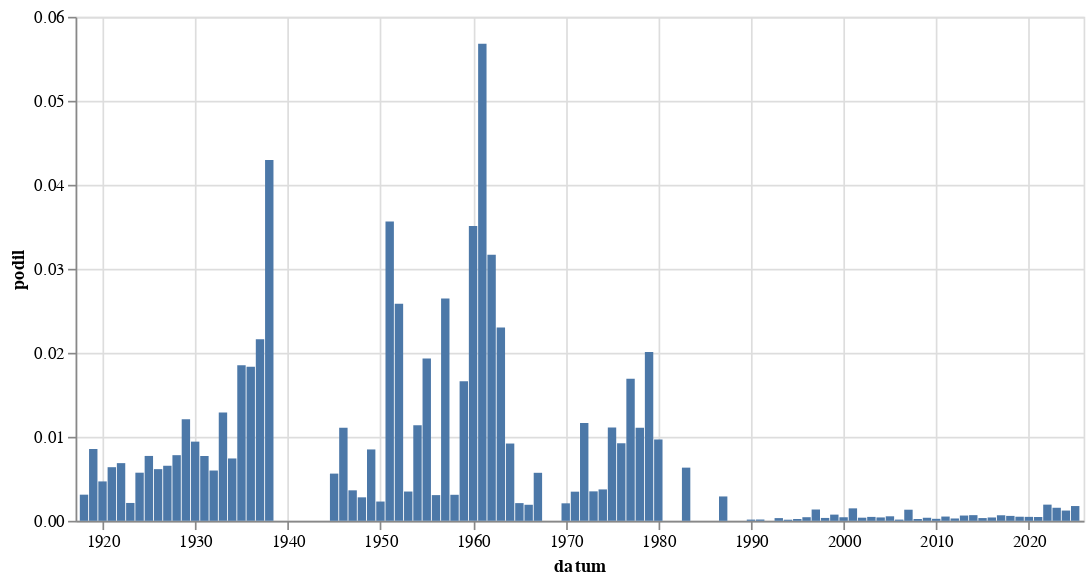

The notebook cell this image was saved under:
### Code cell
alt.Chart(
    hledej("[Bb]erlín").to_pandas(),
    width = 600
).mark_bar(
).encode(
    alt.X('datum:T'),
    alt.Y('podil:Q')
)

### Figure 1 — Vega-Lite specification as saved in the notebook (floating-point values rounded to 4 significant figures)
{"config": {"view": {"continuousWidth": 300, "continuousHeight": 300}}, "data": {"name": "data-ca7aa4c2eca35df2a7fcc471dc179cfc"}, "mark": {"type": "bar"}, "encoding": {"x": {"field": "datum", "type": "temporal"}, "y": {"field": "podil", "type": "quantitative"}}, "width": 600, "$schema": "https://vega.github.io/schema/vega-lite/v5.8.0.json", "datasets": {"data-ca7aa4c2eca35df2a7fcc471dc179cfc": [{"datum": "1918-01-01T00:00:00", "text": 2, "text_right": 643, "podil": 0.00311, "co": "[Bb]erlín"}, {"datum": "1919-01-01T00:00:00", "text": 34, "text_right": 3978, "podil": 0.008547, "co": "[Bb]erlín"}, {"datum": "1920-01-01T00:00:00", "text": 22, "text_right": 4693, "podil": 0.004688, "co": "[Bb]erlín"}, {"datum": "1921-01-01T00:00:00", "text": 35, "text_right": 5485, "podil": 0.006381, "co": "[Bb]erlín"}, {"datum": "1922-01-01T00:00:00", "text": 36, "text_right": 5244, "podil": 0.006865, "co": "[Bb]erlín"}, {"datum": "1923-01-01T00:00:00", "text": 8, "text_right": 3766, "podil": 0.002124, "co": "[Bb]erlín"}, {"datum": "1924-01-01T00:00:00", "text": 24, "text_right": 4191, "podil": 0.005727, "co": "[Bb]erlín"}, {"datum": "1925-01-01T00:00:00", "text": 24, "text_right": 3108, "podil": 0.007722, "co": "[Bb]erlín"}, {"datum": "1926-01-01T00:00:00", "text": 26, "text_right": 4228, "podil": 0.006149, "co": "[Bb]erlín"}, {"datum": "1927-01-01T00:00:00", "text": 28, "text_right": 4273, "podil": 0.006553, "co": "[Bb]erlín"}, {"datum": "1928-01-01T00:00:00", "text": 32, "text_right": 4096, "podil": 0.007812, "co": "[Bb]erlín"}, {"datum": "1929-01-01T00:00:00", "text": 30, "text_right": 2479, "podil": 0.0121, "co": "[Bb]erlín"}, {"datum": "1930-01-01T00:00:00", "text": 47, "text_right": 4987, "podil": 0.009425, "co": "[Bb]erlín"}, {"datum": "1931-01-01T00:00:00", "text": 30, "text_right": 3888, "podil": 0.007716, "co": "[Bb]erlín"}, {"datum": "1932-01-01T00:00:00", "text": 14, "text_right": 2339, "podil": 0.005985, "co": "[Bb]erlín"}, {"datum": "1933-01-01T00:00:00", "text": 33, "text_right": 2561, "podil": 0.01289, "co": "[Bb]erlín"}, {"datum": "1934-01-01T00:00:00", "text": 16, "text_right": 2156, "podil": 0.007421, "co": "[Bb]erlín"}, {"datum": "1935-01-01T00:00:00", "text": 42, "text_right": 2268, "podil": 0.01852, "co": "[Bb]erlín"}, {"datum": "1936-01-01T00:00:00", "text": 40, "text_right": 2182, "podil": 0.01833, "co": "[Bb]erlín"}, {"datum": "1937-01-01T00:00:00", "text": 41, "text_right": 1897, "podil": 0.02161, "co": "[Bb]erlín"}, {"datum": "1938-01-01T00:00:00", "text": 38, "text_right": 885, "podil": 0.04294, "co": "[Bb]erlín"}, {"datum": "1945-01-01T00:00:00", "text": 4, "text_right": 712, "podil": 0.005618, "co": "[Bb]erlín"}, {"datum": "1946-01-01T00:00:00", "text": 31, "text_right": 2801, "podil": 0.01107, "co": "[Bb]erlín"}, {"datum": "1947-01-01T00:00:00", "text": 9, "text_right": 2481, "podil": 0.003628, "co": "[Bb]erlín"}, {"datum": "1948-01-01T00:00:00", "text": 7, "text_right": 2506, "podil": 0.002793, "co": "[Bb]erlín"}, {"datum": "1949-01-01T00:00:00", "text": 7, "text_right": 824, "podil": 0.008495, "co": "[Bb]erlín"}, {"datum": "1950-01-01T00:00:00", "text": 1, "text_right": 436, "podil": 0.002294, "co": "[Bb]erlín"}, {"datum": "1951-01-01T00:00:00", "text": 13, "text_right": 365, "podil": 0.03562, "co": "[Bb]erlín"}, {"datum": "1952-01-01T00:00:00", "text": 10, "text_right": 387, "podil": 0.02584, "co": "[Bb]erlín"}, {"datum": "1953-01-01T00:00:00", "text": 1, "text_right": 287, "podil": 0.003484, "co": "[Bb]erlín"}, {"datum": "1954-01-01T00:00:00", "text": 7, "text_right": 616, "podil": 0.01136, "co": "[Bb]erlín"}, {"datum": "1955-01-01T00:00:00", "text": 4, "text_right": 207, "podil": 0.01932, "co": "[Bb]erlín"}, {"datum": "1956-01-01T00:00:00", "text": 1, "text_right": 327, "podil": 0.003058, "co": "[Bb]erlín"}, {"datum": "1957-01-01T00:00:00", "text": 9, "text_right": 340, "podil": 0.02647, "co": "[Bb]erlín"}, {"datum": "1958-01-01T00:00:00", "text": 1, "text_right": 323, "podil": 0.003096, "co": "[Bb]erlín"}, {"datum": "1959-01-01T00:00:00", "text": 5, "text_right": 301, "podil": 0.01661, "co": "[Bb]erlín"}, {"datum": "1960-01-01T00:00:00", "text": 14, "text_right": 399, "podil": 0.03509, "co": "[Bb]erlín"}, {"datum": "1961-01-01T00:00:00", "text": 23, "text_right": 405, "podil": 0.05679, "co": "[Bb]erlín"}, {"datum": "1962-01-01T00:00:00", "text": 7, "text_right": 221, "podil": 0.03167, "co": "[Bb]erlín"}, {"datum": "1963-01-01T00:00:00", "text": 7, "text_right": 304, "podil": 0.02303, "co": "[Bb]erlín"}, {"datum": "1964-01-01T00:00:00", "text": 7, "text_right": 761, "podil": 0.009198, "co": "[Bb]erlín"}, {"datum": "1965-01-01T00:00:00", "text": 1, "text_right": 475, "podil": 0.002105, "co": "[Bb]erlín"}, {"datum": "1966-01-01T00:00:00", "text": 1, "text_right": 524, "podil": 0.001908, "co": "[Bb]erlín"}, {"datum": "1967-01-01T00:00:00", "text": 3, "text_right": 525, "podil": 0.005714, "co": "[Bb]erlín"}, {"datum": "1970-01-01T00:00:00", "text": 2, "text_right": 961, "podil": 0.002081, "co": "[Bb]erlín"}, {"datum": "1971-01-01T00:00:00", "text": 3, "text_right": 865, "podil": 0.003468, "co": "[Bb]erlín"}, {"datum": "1972-01-01T00:00:00", "text": 7, "text_right": 601, "podil": 0.01165, "co": "[Bb]erlín"}, {"datum": "1973-01-01T00:00:00", "text": 3, "text_right": 856, "podil": 0.003505, "co": "[Bb]erlín"}, {"datum": "1974-01-01T00:00:00", "text": 3, "text_right": 803, "podil": 0.003736, "co": "[Bb]erlín"}, {"datum": "1975-01-01T00:00:00", "text": 10, "text_right": 901, "podil": 0.0111, "co": "[Bb]erlín"}, {"datum": "1976-01-01T00:00:00", "text": 6, "text_right": 650, "podil": 0.009231, "co": "[Bb]erlín"}, {"datum": "1977-01-01T00:00:00", "text": 13, "text_right": 769, "podil": 0.01691, "co": "[Bb]erlín"}, {"datum": "1978-01-01T00:00:00", "text": 9, "text_right": 812, "podil": 0.01108, "co": "[Bb]erlín"}, {"datum": "1979-01-01T00:00:00", "text": 13, "text_right": 647, "podil": 0.02009, "co": "[Bb]erlín"}, {"datum": "1980-01-01T00:00:00", "text": 7, "text_right": 723, "podil": 0.009682, "co": "[Bb]erlín"}, {"datum": "1983-01-01T00:00:00", "text": 3, "text_right": 474, "podil": 0.006329, "co": "[Bb]erlín"}, {"datum": "1987-01-01T00:00:00", "text": 1, "text_right": 345, "podil": 0.002899, "co": "[Bb]erlín"}, {"datum": "1990-01-01T00:00:00", "text": 1, "text_right": 6961, "podil": 0.0001437, "co": "[Bb]erlín"}, {"datum": "1991-01-01T00:00:00", "text": 2, "text_right": 13080, "podil": 0.0001529, "co": "[Bb]erlín"}, {"datum": "1993-01-01T00:00:00", "text": 3, "text_right": 9337, "podil": 0.0003213, "co": "[Bb]erlín"}, {"datum": "1994-01-01T00:00:00", "text": 1, "text_right": 7730, "podil": 0.0001294, "co": "[Bb]erlín"}, {"datum": "1995-01-01T00:00:00", "text": 2, "text_right": 9219, "podil": 0.0002169, "co": "[Bb]erlín"}, {"datum": "1996-01-01T00:00:00", "text": 4, "text_right": 9349, "podil": 0.0004279, "co": "[Bb]erlín"}, {"datum": "1997-01-01T00:00:00", "text": 22, "text_right": 16367, "podil": 0.001344, "co": "[Bb]erlín"}, {"datum": "1998-01-01T00:00:00", "text": 4, "text_right": 11744, "podil": 0.0003406, "co": "[Bb]erlín"}, {"datum": "1999-01-01T00:00:00", "text": 15, "text_right": 20383, "podil": 0.0007359, "co": "[Bb]erlín"}, {"datum": "2000-01-01T00:00:00", "text": 10, "text_right": 23721, "podil": 0.0004216, "co": "[Bb]erlín"}, {"datum": "2001-01-01T00:00:00", "text": 30, "text_right": 20242, "podil": 0.001482, "co": "[Bb]erlín"}, {"datum": "2002-01-01T00:00:00", "text": 6, "text_right": 16173, "podil": 0.000371, "co": "[Bb]erlín"}, {"datum": "2003-01-01T00:00:00", "text": 10, "text_right": 21553, "podil": 0.000464, "co": "[Bb]erlín"}, {"datum": "2004-01-01T00:00:00", "text": 8, "text_right": 19932, "podil": 0.0004014, "co": "[Bb]erlín"}, {"datum": "2005-01-01T00:00:00", "text": 12, "text_right": 22401, "podil": 0.0005357, "co": "[Bb]erlín"}, {"datum": "2006-01-01T00:00:00", "text": 2, "text_right": 13873, "podil": 0.0001442, "co": "[Bb]erlín"}, {"datum": "2007-01-01T00:00:00", "text": 18, "text_right": 13633, "podil": 0.00132, "co": "[Bb]erlín"}, {"datum": "2008-01-01T00:00:00", "text": 3, "text_right": 14095, "podil": 0.0002128, "co": "[Bb]erlín"}, {"datum": "2009-01-01T00:00:00", "text": 6, "text_right": 16552, "podil": 0.0003625, "co": "[Bb]erlín"}, {"datum": "2010-01-01T00:00:00", "text": 3, "text_right": 12714, "podil": 0.000236, "co": "[Bb]erlín"}, {"datum": "2011-01-01T00:00:00", "text": 9, "text_right": 17776, "podil": 0.0005063, "co": "[Bb]erlín"}, {"datum": "2012-01-01T00:00:00", "text": 4, "text_right": 14462, "podil": 0.0002766, "co": "[Bb]erlín"}, {"datum": "2013-01-01T00:00:00", "text": 6, "text_right": 9576, "podil": 0.0006266, "co": "[Bb]erlín"}, {"datum": "2014-01-01T00:00:00", "text": 14, "text_right": 20807, "podil": 0.0006729, "co": "[Bb]erlín"}, {"datum": "2015-01-01T00:00:00", "text": 7, "text_right": 21458, "podil": 0.0003262, "co": "[Bb]erlín"}, {"datum": "2016-01-01T00:00:00", "text": 9, "text_right": 22689, "podil": 0.0003967, "co": "[Bb]erlín"}, {"datum": "2017-01-01T00:00:00", "text": 12, "text_right": 18211, "podil": 0.0006589, "co": "[Bb]erlín"}, {"datum": "2018-01-01T00:00:00", "text": 12, "text_right": 20550, "podil": 0.0005839, "co": "[Bb]erlín"}, {"datum": "2019-01-01T00:00:00", "text": 12, "text_right": 24733, "podil": 0.0004852, "co": "[Bb]erlín"}, {"datum": "2020-01-01T00:00:00", "text": 11, "text_right": 23475, "podil": 0.0004686, "co": "[Bb]erlín"}, {"datum": "2021-01-01T00:00:00", "text": 9, "text_right": 19879, "podil": 0.0004527, "co": "[Bb]erlín"}, {"datum": "2022-01-01T00:00:00", "text": 40, "text_right": 20784, "podil": 0.001925, "co": "[Bb]erlín"}, {"datum": "2023-01-01T00:00:00", "text": 38, "text_right": 24482, "podil": 0.001552, "co": "[Bb]erlín"}, {"datum": "2024-01-01T00:00:00", "text": 29, "text_right": 23773, "podil": 0.00122, "co": "[Bb]erlín"}, {"datum": "2025-01-01T00:00:00", "text": 22, "text_right": 12519, "podil": 0.001757, "co": "[Bb]erlín"}]}}
